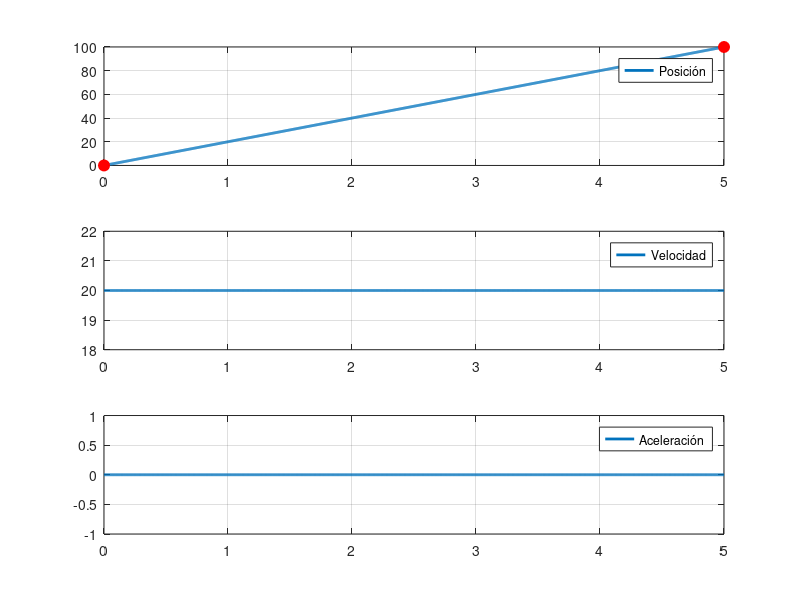

Reproduce this figure in MATLAB.
%% PROGRAMA DE DEMSTRACIÓN EN CLASE

%% Definimos los parámetros de posición objetivo
q0 = 0;      % rad
qf = 100;     % rad
T_total = 5; % segundos

t = linspace(0, T_total, 1000);

%% Condición:
% Se puede añadir la restricción de velocidad máxima del motor del QUbe
% servo 3, incide en el tiempo. 


%% Calculamos: posición, velocidad y aceleración
a1 = (qf-q0)/T_total;  % Velocidad 
a0 = q0-a1*0;          % escalar para graficar la posición

% Definimos el vector de posición en el tramo
vec_q = a1.*t+a0; 

% Definimos el vector de velocidad en todo el tramo
vec_qd  = ones(size(t))*a1;  % rad/s

% Definimos el vector de aceleración en el tramo 
vec_qdd = zeros(size(t));    

% Mapear al vector de referencia del controlador
ref = [t;  vec_qd]';

%% Gráfica de los resultados

subplot(3, 1, 1);
plot(t, vec_q, "LineWidth",2);
hold on; 
plot(0, q0, "ro", "MarkerSize",8, "MarkerFaceColor","r");
hold on; 
plot(T_total, qf, "ro", "MarkerSize",8, "MarkerFaceColor","r");
legend("Posición");
grid on; 

subplot(3, 1, 2); 
plot(t, vec_qd, "LineWidth",2); 
hold on; 
legend("Velocidad"); 
grid on; 

subplot(3, 1, 3); 
plot(t, vec_qdd, "LineWidth",2); 
hold on; 
legend("Aceleración"); 
grid on; 
